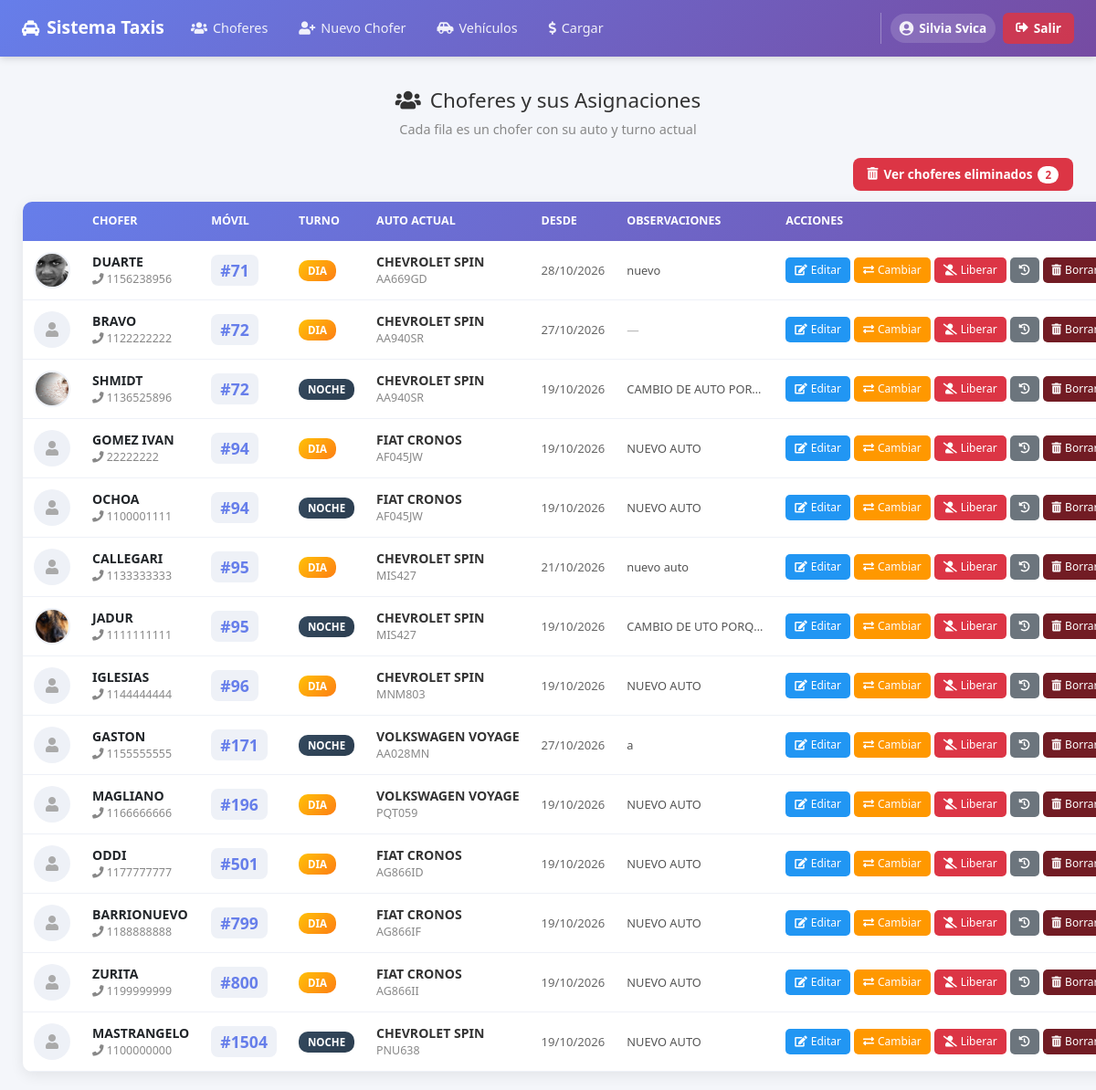
The app's page /php/taxis.php (signed in), older data.
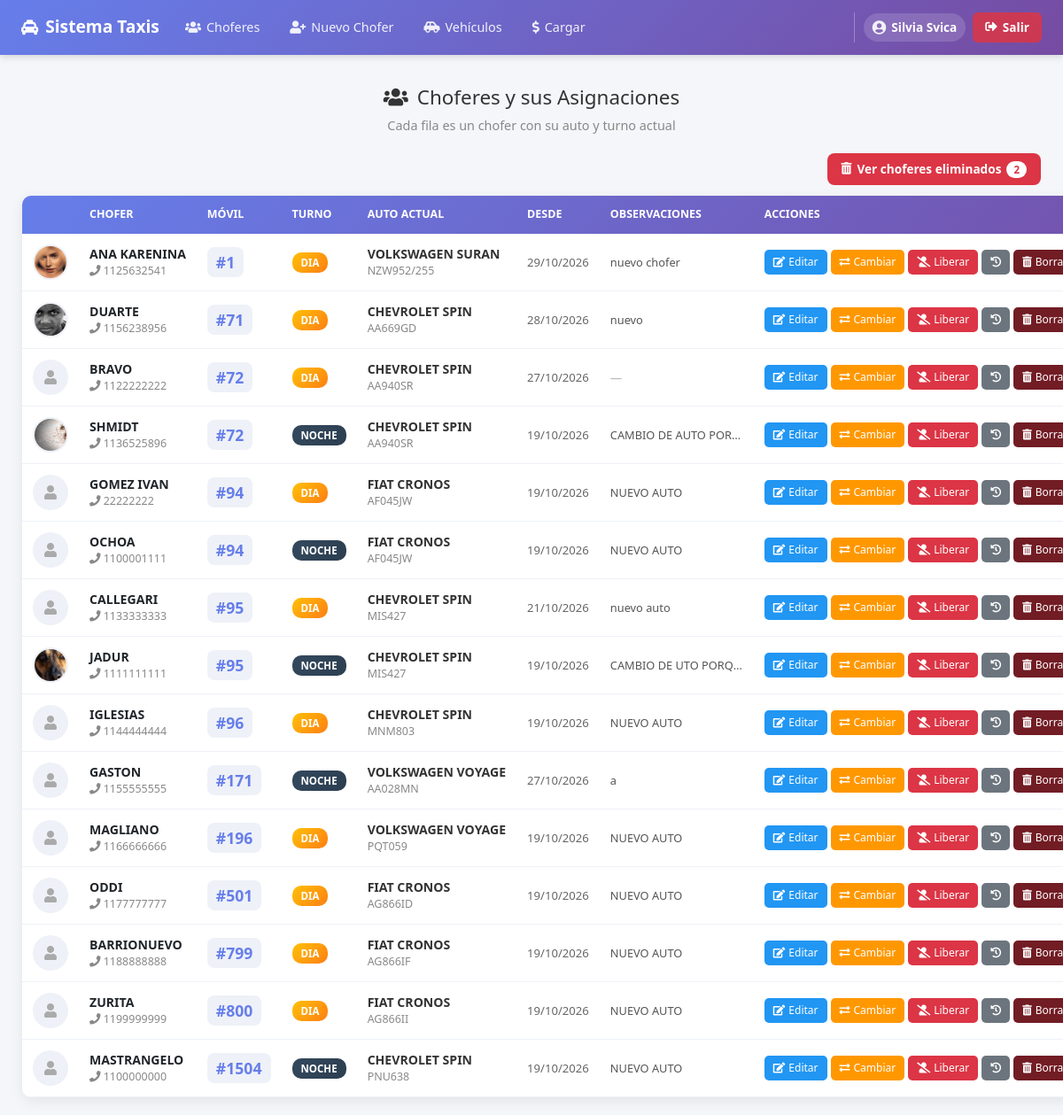
The same page, newer data.
### tables this page shows
CREATE TABLE `asignaciones_auto` (
  `id` int(11) NOT NULL AUTO_INCREMENT,
  `chofer_id` int(11) NOT NULL,
  `vehiculo_id` int(11) NOT NULL,
  `turno` varchar(10) NOT NULL DEFAULT 'DIA',
  `fecha_desde` date NOT NULL,
  `fecha_hasta` date DEFAULT NULL,
  `activa` tinyint(1) NOT NULL DEFAULT 1,
  `observaciones` varchar(255) DEFAULT '',
  `asignado_por` varchar(100) DEFAULT NULL,
  `asignado_fecha` datetime DEFAULT NULL,
  PRIMARY KEY (`id`),
  KEY `idx_chofer` (`chofer_id`),
  KEY `idx_vehiculo` (`vehiculo_id`),
  KEY `idx_activa` (`activa`),
  KEY `idx_vehiculo_turno_activa` (`vehiculo_id`,`turno`,`activa`)
);

CREATE TABLE `choferes` (
  `id` int(11) NOT NULL AUTO_INCREMENT,
  `nombre` varchar(50) NOT NULL,
  `cel` varchar(15) NOT NULL DEFAULT '',
  `email` varchar(40) NOT NULL DEFAULT '',
  `barrio` varchar(50) NOT NULL DEFAULT '',
  `dir` varchar(50) NOT NULL DEFAULT '',
  `cp` varchar(5) NOT NULL DEFAULT '',
  `foto` varchar(50) DEFAULT NULL,
  `activo` tinyint(1) NOT NULL DEFAULT 1,
  `fecha_alta` date NOT NULL,
  `creado_por` varchar(100) DEFAULT NULL,
  `creado_fecha` datetime DEFAULT NULL,
  `eliminado` tinyint(1) NOT NULL DEFAULT 0,
  `eliminado_por` varchar(100) DEFAULT NULL,
  `eliminado_fecha` datetime DEFAULT NULL,
  PRIMARY KEY (`id`)
);

CREATE TABLE `vehiculos` (
  `id` int(11) NOT NULL AUTO_INCREMENT,
  `movil` int(11) NOT NULL,
  `marca` varchar(20) NOT NULL,
  `modelo` varchar(20) NOT NULL,
  `color` varchar(20) DEFAULT NULL,
  `dominio` varchar(10) NOT NULL,
  `tipo` varchar(20) NOT NULL DEFAULT 'TAXI',
  `activo` tinyint(1) NOT NULL DEFAULT 1,
  `km_guardados` int(11) NOT NULL DEFAULT 0,
  `km_actuales` int(11) NOT NULL DEFAULT 0,
  `km_aceite` int(11) DEFAULT NULL,
  `km_bujias` int(11) DEFAULT NULL,
  `km_correa` int(11) DEFAULT NULL,
  `km_grasa` int(11) DEFAULT NULL,
  `km_editado_por` varchar(100) DEFAULT NULL,
  `km_editado_fecha` datetime DEFAULT NULL,
  PRIMARY KEY (`id`),
  UNIQUE KEY `movil_unico` (`movil`)
);

### php/taxis.php (the view, shortened to what the changed rows need)
<?php
$con = conexion();
$con->set_charset("utf8mb4");
$sql = "SELECT
            c.id AS chofer_id,
            c.nombre, c.cel, c.email, c.foto, c.activo,
            a.id AS asignacion_id, a.turno, a.fecha_desde, a.observaciones,
            a.asignado_por, a.asignado_fecha,
            v.id AS vehiculo_id, v.movil, v.marca, v.modelo, v.dominio
        FROM choferes c
        LEFT JOIN asignaciones_auto a ON a.chofer_id = c.id AND a.activa = 1
        LEFT JOIN vehiculos v ON v.id = a.vehiculo_id
        WHERE c.activo = 1
          AND (c.eliminado IS NULL OR c.eliminado = 0)
        ORDER BY v.movil ASC, a.turno ASC, c.nombre ASC";
$result = $con->query($sql);
?>
<!doctype html>
<html lang="es">
<head>
    <link rel="stylesheet" href="../css/bootstrap.min.css">
    <link rel="stylesheet" href="../css/all.min.css">
</head>
<body>
    <div class="page-wrapper">
        <h1 class="page-title"><i class="fas fa-users"></i> Choferes y sus Asignaciones</h1>
        <table>
            <thead>
                <tr>
                    <th style="width:40px;"></th>
                    <th>Chofer</th>
                    <th>Móvil</th>
                    <th>Turno</th>
                    <th>Auto actual</th>
                    <th>Desde</th>
                    <th>Observaciones</th>
                    <th>Acciones</th>
                </tr>
            </thead>
            <tbody>
                <?php while ($c = $result->fetch_assoc()):
                ?>
                    <tr>
                        <td>
                            <?php if (!empty($c['foto'])): ?>
                                <img src="../images/<?php echo htmlspecialchars($c['foto']); ?>" class="foto-chof">
                            <?php else: ?>
                                <div class="sin-foto"><i class="fas fa-user"></i></div>
                            <?php endif; ?>
                        </td>
                        <td>
                            <div style="font-weight:600;"><?php echo htmlspecialchars($c['nombre']); ?></div>
                            <div style="font-size:0.78rem; color:#888;">
                                <?php if (!empty($c['cel'])): ?>
                                    <i class="fas fa-phone"></i> <?php echo htmlspecialchars($c['cel']); ?>
                                <?php endif; ?>
                            </div>
                        </td>
                        <td>
                            <?php if (!empty($c['movil'])): ?>
                                <span class="movil-numero">#<?php echo htmlspecialchars($c['movil']); ?></span>
                            <?php else: ?>
                                <span style="color:#bbb;">—</span>
                            <?php endif; ?>
                        </td>
                        <td>
                            <?php if (!empty($c['turno'])): ?>
                                <span class="badge-turno <?php echo ($c['turno'] === 'DIA') ? 'badge-dia' : 'badge-noche'; ?>">
                                    <?php echo htmlspecialchars($c['turno']); ?>
                                </span>
                            <?php else: ?>
                                <span style="color:#bbb;">—</span>
                            <?php endif; ?>
                        </td>
                        <td>
                            <?php if (!empty($c['vehiculo_id'])): ?>
                                <div class="vehiculo-info"><?php echo htmlspecialchars($c['marca'] . ' ' . $c['modelo']); ?></div>
                                <div class="vehiculo-dominio"><?php echo htmlspecialchars($c['dominio']); ?></div>
                            <?php else: ?>
                                <span class="sin-auto"><i class="fas fa-minus-circle"></i> Sin auto</span>
                            <?php endif; ?>
                        </td>
                        <td>
                            <?php if (!empty($c['fecha_desde'])): ?>
                                <span style="font-size:0.82rem; color:#666;">
                                    <?php echo date('d/m/Y', strtotime($c['fecha_desde'])); ?>
                                </span>
                            <?php else: ?>
                                <span style="color:#bbb;">—</span>
                            <?php endif; ?>
                        </td>
                        <td>
                            <?php if (!empty($c['observaciones'])): ?>
                                <span class="obs-cell" title="<?php echo htmlspecialchars($c['observaciones']); ?>">
                                    <?php echo htmlspecialchars($c['observaciones']); ?>
                                </span>
                            <?php else: ?>
                                <span style="color:#bbb; font-style:italic;">—</span>
                            <?php endif; ?>
                        </td>
                        <td>
                            <div class="acciones-cell">
                                <button class="btn-accion btn-editar" onclick="editarChofer(<?php echo $c['chofer_id']; ?>)">
                                    <i class="fas fa-edit"></i> Editar
                                </button>
                                <button class="btn-accion btn-cambiar" onclick="cambiarAuto(<?php echo $c['chofer_id']; ?>)">
                                    <i class="fas fa-exchange-alt"></i> Cambiar
                                </button>
                                <?php if (!empty($c['asignacion_id'])): ?>
                                    <button class="btn-accion btn-liberar" onclick="liberarChofer(<?php echo $c['chofer_id']; ?>)" title="Quitar auto y turno">
                                        <i class="fas fa-user-slash"></i> Liberar
                                    </button>
                                <?php else: ?>
                                    <button class="btn-accion btn-liberar" disabled title="No tiene auto asignado">
                                        <i class="fas fa-user-slash"></i> Liberar
                                    </button>
                                <?php endif; ?>
                                <button class="btn-accion btn-historial" onclick="verHistorial(<?php echo $c['chofer_id']; ?>)" title="Ver historial">
                                    <i class="fas fa-history"></i>
                                </button>
                                <button class="btn-accion btn-borrar"
                                    onclick="borrarChofer(<?php echo $c['chofer_id']; ?>, '<?php echo htmlspecialchars(addslashes($c['nombre'])); ?>')"
                                    title="Eliminar chofer (conserva historial)">
                                    <i class="fas fa-trash-alt"></i> Borrar
                                </button>
                            </div>
                        </td>
                    </tr>
                <?php endwhile; ?>
            </tbody>
        </table>
    </div>
</body>
</html>

Row changes from the older to the newer data that the page shows:
added asignaciones_auto: chofer.foto (picture), chofer.nombre "ANA KARENINA", chofer.cel "1125632541", vehiculo.movil "1", turno "DIA", vehiculo.modelo "VOLKSWAGEN SURAN", vehiculo.dominio "NZW952/255", fecha_desde "29/10/2026", observaciones "nuevo chofer"
